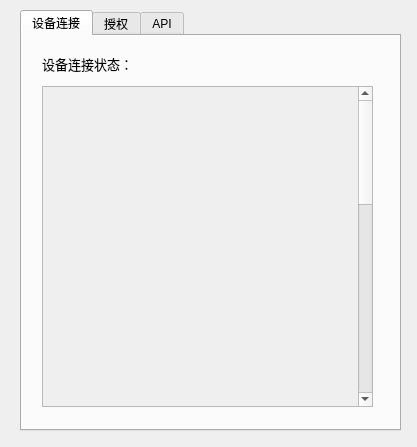
<?xml version="1.0" encoding="UTF-8"?>
<ui version="4.0">
 <class>UI</class>
 <widget class="QMainWindow" name="UI">
  <property name="geometry">
   <rect>
    <x>0</x>
    <y>0</y>
    <width>417</width>
    <height>447</height>
   </rect>
  </property>
  <property name="windowTitle">
   <string>中控连接中心</string>
  </property>
  <property name="windowIcon">
   <iconset>
    <normaloff>Data/Assets/icon.png</normaloff>Data/Assets/icon.png</iconset>
  </property>
  <widget class="QWidget" name="centralWidget">
   <widget class="QTabWidget" name="tabWidget">
    <property name="geometry">
     <rect>
      <x>20</x>
      <y>10</y>
      <width>381</width>
      <height>421</height>
     </rect>
    </property>
    <property name="currentIndex">
     <number>0</number>
    </property>
    <widget class="QWidget" name="tab">
     <attribute name="title">
      <string>设备连接</string>
     </attribute>
     <widget class="QLabel" name="label_10">
      <property name="geometry">
       <rect>
        <x>20</x>
        <y>20</y>
        <width>201</width>
        <height>16</height>
       </rect>
      </property>
      <property name="font">
       <font>
        <pointsize>10</pointsize>
       </font>
      </property>
      <property name="text">
       <string>设备连接状态：</string>
      </property>
     </widget>
     <widget class="QLabel" name="label_6">
      <property name="geometry">
       <rect>
        <x>200</x>
        <y>20</y>
        <width>151</width>
        <height>21</height>
       </rect>
      </property>
      <property name="text">
       <string/>
      </property>
      <property name="pixmap">
       <pixmap>Data/Assets/logo.png</pixmap>
      </property>
     </widget>
     <widget class="QScrollArea" name="scrollArea_3">
      <property name="geometry">
       <rect>
        <x>20</x>
        <y>50</y>
        <width>331</width>
        <height>321</height>
       </rect>
      </property>
      <property name="widgetResizable">
       <bool>true</bool>
      </property>
      <widget class="QWidget" name="scrollAreaWidgetContents_3">
       <property name="enabled">
        <bool>true</bool>
       </property>
       <property name="geometry">
        <rect>
         <x>0</x>
         <y>0</y>
         <width>312</width>
         <height>900</height>
        </rect>
       </property>
       <property name="minimumSize">
        <size>
         <width>0</width>
         <height>900</height>
        </size>
       </property>
       <widget class="QLabel" name="txtMember">
        <property name="geometry">
         <rect>
          <x>20</x>
          <y>10</y>
          <width>281</width>
          <height>811</height>
         </rect>
        </property>
        <property name="text">
         <string/>
        </property>
        <property name="alignment">
         <set>Qt::AlignLeading|Qt::AlignLeft|Qt::AlignTop</set>
        </property>
       </widget>
      </widget>
     </widget>
    </widget>
    <widget class="QWidget" name="tab_licence">
     <attribute name="title">
      <string>授权</string>
     </attribute>
     <widget class="QLabel" name="label_8">
      <property name="geometry">
       <rect>
        <x>10</x>
        <y>10</y>
        <width>361</width>
        <height>21</height>
       </rect>
      </property>
      <property name="font">
       <font>
        <pointsize>10</pointsize>
       </font>
      </property>
      <property name="text">
       <string>激活码</string>
      </property>
     </widget>
     <widget class="QPlainTextEdit" name="inputCode">
      <property name="geometry">
       <rect>
        <x>10</x>
        <y>30</y>
        <width>351</width>
        <height>251</height>
       </rect>
      </property>
      <property name="undoRedoEnabled">
       <bool>true</bool>
      </property>
     </widget>
     <widget class="QPushButton" name="btnLicence">
      <property name="geometry">
       <rect>
        <x>180</x>
        <y>360</y>
        <width>75</width>
        <height>23</height>
       </rect>
      </property>
      <property name="text">
       <string>激活</string>
      </property>
     </widget>
     <widget class="QLabel" name="txtLicenceID">
      <property name="geometry">
       <rect>
        <x>20</x>
        <y>300</y>
        <width>331</width>
        <height>21</height>
       </rect>
      </property>
      <property name="font">
       <font>
        <pointsize>10</pointsize>
       </font>
      </property>
      <property name="text">
       <string>设备ID:</string>
      </property>
     </widget>
     <widget class="QLabel" name="txtLicenceDate">
      <property name="geometry">
       <rect>
        <x>20</x>
        <y>330</y>
        <width>331</width>
        <height>21</height>
       </rect>
      </property>
      <property name="font">
       <font>
        <pointsize>10</pointsize>
       </font>
      </property>
      <property name="text">
       <string>过期时间:</string>
      </property>
     </widget>
     <widget class="QPushButton" name="btnWebLicence">
      <property name="geometry">
       <rect>
        <x>280</x>
        <y>360</y>
        <width>75</width>
        <height>23</height>
       </rect>
      </property>
      <property name="text">
       <string>线上激活</string>
      </property>
     </widget>
    </widget>
    <widget class="QWidget" name="tab_8">
     <attribute name="title">
      <string>API</string>
     </attribute>
     <widget class="QScrollArea" name="scrollArea_2">
      <property name="geometry">
       <rect>
        <x>10</x>
        <y>50</y>
        <width>351</width>
        <height>141</height>
       </rect>
      </property>
      <property name="widgetResizable">
       <bool>true</bool>
      </property>
      <widget class="QWidget" name="scrollAreaWidgetContents_2">
       <property name="geometry">
        <rect>
         <x>0</x>
         <y>0</y>
         <width>332</width>
         <height>2000</height>
        </rect>
       </property>
       <property name="sizePolicy">
        <sizepolicy hsizetype="Preferred" vsizetype="Preferred">
         <horstretch>0</horstretch>
         <verstretch>0</verstretch>
        </sizepolicy>
       </property>
       <property name="minimumSize">
        <size>
         <width>0</width>
         <height>2000</height>
        </size>
       </property>
       <property name="maximumSize">
        <size>
         <width>400</width>
         <height>200</height>
        </size>
       </property>
       <widget class="QLabel" name="txtApiPara7">
        <property name="geometry">
         <rect>
          <x>10</x>
          <y>200</y>
          <width>81</width>
          <height>21</height>
         </rect>
        </property>
        <property name="font">
         <font>
          <pointsize>10</pointsize>
         </font>
        </property>
        <property name="text">
         <string>Para7:</string>
        </property>
       </widget>
       <widget class="QLineEdit" name="inputPara2">
        <property name="geometry">
         <rect>
          <x>100</x>
          <y>50</y>
          <width>221</width>
          <height>20</height>
         </rect>
        </property>
        <property name="text">
         <string/>
        </property>
       </widget>
       <widget class="QLineEdit" name="inputPara4">
        <property name="geometry">
         <rect>
          <x>100</x>
          <y>110</y>
          <width>221</width>
          <height>20</height>
         </rect>
        </property>
        <property name="text">
         <string/>
        </property>
       </widget>
       <widget class="QLabel" name="txtApiPara4">
        <property name="geometry">
         <rect>
          <x>10</x>
          <y>110</y>
          <width>81</width>
          <height>21</height>
         </rect>
        </property>
        <property name="font">
         <font>
          <pointsize>10</pointsize>
         </font>
        </property>
        <property name="text">
         <string>Para4:</string>
        </property>
       </widget>
       <widget class="QLabel" name="txtApiPara2">
        <property name="geometry">
         <rect>
          <x>10</x>
          <y>50</y>
          <width>81</width>
          <height>21</height>
         </rect>
        </property>
        <property name="font">
         <font>
          <pointsize>10</pointsize>
         </font>
        </property>
        <property name="text">
         <string>Para2:</string>
        </property>
       </widget>
       <widget class="QLineEdit" name="inputPara1">
        <property name="geometry">
         <rect>
          <x>100</x>
          <y>20</y>
          <width>221</width>
          <height>20</height>
         </rect>
        </property>
        <property name="text">
         <string/>
        </property>
       </widget>
       <widget class="QLineEdit" name="inputPara6">
        <property name="geometry">
         <rect>
          <x>100</x>
          <y>170</y>
          <width>221</width>
          <height>20</height>
         </rect>
        </property>
        <property name="text">
         <string/>
        </property>
       </widget>
       <widget class="QLineEdit" name="inputPara5">
        <property name="geometry">
         <rect>
          <x>100</x>
          <y>140</y>
          <width>221</width>
          <height>20</height>
         </rect>
        </property>
        <property name="text">
         <string/>
        </property>
       </widget>
       <widget class="QLabel" name="txtApiPara5">
        <property name="geometry">
         <rect>
          <x>10</x>
          <y>140</y>
          <width>81</width>
          <height>21</height>
         </rect>
        </property>
        <property name="font">
         <font>
          <pointsize>10</pointsize>
         </font>
        </property>
        <property name="text">
         <string>Para5:</string>
        </property>
       </widget>
       <widget class="QLabel" name="txtApiPara6">
        <property name="geometry">
         <rect>
          <x>10</x>
          <y>170</y>
          <width>81</width>
          <height>21</height>
         </rect>
        </property>
        <property name="font">
         <font>
          <pointsize>10</pointsize>
         </font>
        </property>
        <property name="text">
         <string>Para6:</string>
        </property>
       </widget>
       <widget class="QLineEdit" name="inputPara3">
        <property name="geometry">
         <rect>
          <x>100</x>
          <y>80</y>
          <width>221</width>
          <height>20</height>
         </rect>
        </property>
        <property name="text">
         <string/>
        </property>
       </widget>
       <widget class="QLabel" name="txtApiPara3">
        <property name="geometry">
         <rect>
          <x>10</x>
          <y>80</y>
          <width>81</width>
          <height>21</height>
         </rect>
        </property>
        <property name="font">
         <font>
          <pointsize>10</pointsize>
         </font>
        </property>
        <property name="text">
         <string>Para3:</string>
        </property>
       </widget>
       <widget class="QLineEdit" name="inputPara7">
        <property name="geometry">
         <rect>
          <x>100</x>
          <y>200</y>
          <width>221</width>
          <height>20</height>
         </rect>
        </property>
        <property name="text">
         <string/>
        </property>
       </widget>
       <widget class="QLabel" name="txtApiPara1">
        <property name="geometry">
         <rect>
          <x>10</x>
          <y>20</y>
          <width>81</width>
          <height>21</height>
         </rect>
        </property>
        <property name="font">
         <font>
          <pointsize>10</pointsize>
         </font>
        </property>
        <property name="text">
         <string>Para1:</string>
        </property>
       </widget>
      </widget>
     </widget>
     <widget class="QPushButton" name="btnTestApi">
      <property name="geometry">
       <rect>
        <x>290</x>
        <y>320</y>
        <width>75</width>
        <height>23</height>
       </rect>
      </property>
      <property name="text">
       <string>测试</string>
      </property>
     </widget>
     <widget class="QLabel" name="label_41">
      <property name="geometry">
       <rect>
        <x>10</x>
        <y>200</y>
        <width>101</width>
        <height>21</height>
       </rect>
      </property>
      <property name="font">
       <font>
        <pointsize>10</pointsize>
       </font>
      </property>
      <property name="text">
       <string>说明 / 回馈 :</string>
      </property>
     </widget>
     <widget class="QLabel" name="label_34">
      <property name="geometry">
       <rect>
        <x>10</x>
        <y>20</y>
        <width>51</width>
        <height>21</height>
       </rect>
      </property>
      <property name="font">
       <font>
        <pointsize>10</pointsize>
       </font>
      </property>
      <property name="text">
       <string>API:</string>
      </property>
     </widget>
     <widget class="QComboBox" name="selectApi">
      <property name="geometry">
       <rect>
        <x>50</x>
        <y>20</y>
        <width>221</width>
        <height>22</height>
       </rect>
      </property>
     </widget>
     <widget class="QScrollArea" name="scrollArea_8">
      <property name="geometry">
       <rect>
        <x>10</x>
        <y>220</y>
        <width>351</width>
        <height>91</height>
       </rect>
      </property>
      <property name="widgetResizable">
       <bool>true</bool>
      </property>
      <widget class="QWidget" name="scrollAreaWidgetContents_8">
       <property name="geometry">
        <rect>
         <x>0</x>
         <y>0</y>
         <width>332</width>
         <height>2000</height>
        </rect>
       </property>
       <property name="sizePolicy">
        <sizepolicy hsizetype="Preferred" vsizetype="Preferred">
         <horstretch>0</horstretch>
         <verstretch>0</verstretch>
        </sizepolicy>
       </property>
       <property name="minimumSize">
        <size>
         <width>0</width>
         <height>2000</height>
        </size>
       </property>
       <property name="maximumSize">
        <size>
         <width>332</width>
         <height>200</height>
        </size>
       </property>
       <widget class="QLabel" name="txtApiInfo">
        <property name="geometry">
         <rect>
          <x>0</x>
          <y>0</y>
          <width>331</width>
          <height>2000</height>
         </rect>
        </property>
        <property name="sizePolicy">
         <sizepolicy hsizetype="Preferred" vsizetype="Preferred">
          <horstretch>0</horstretch>
          <verstretch>0</verstretch>
         </sizepolicy>
        </property>
        <property name="minimumSize">
         <size>
          <width>0</width>
          <height>2000</height>
         </size>
        </property>
        <property name="text">
         <string/>
        </property>
        <property name="scaledContents">
         <bool>false</bool>
        </property>
        <property name="alignment">
         <set>Qt::AlignLeading|Qt::AlignLeft|Qt::AlignTop</set>
        </property>
        <property name="wordWrap">
         <bool>true</bool>
        </property>
       </widget>
      </widget>
     </widget>
    </widget>
   </widget>
  </widget>
 </widget>
 <resources/>
 <connections/>
</ui>
